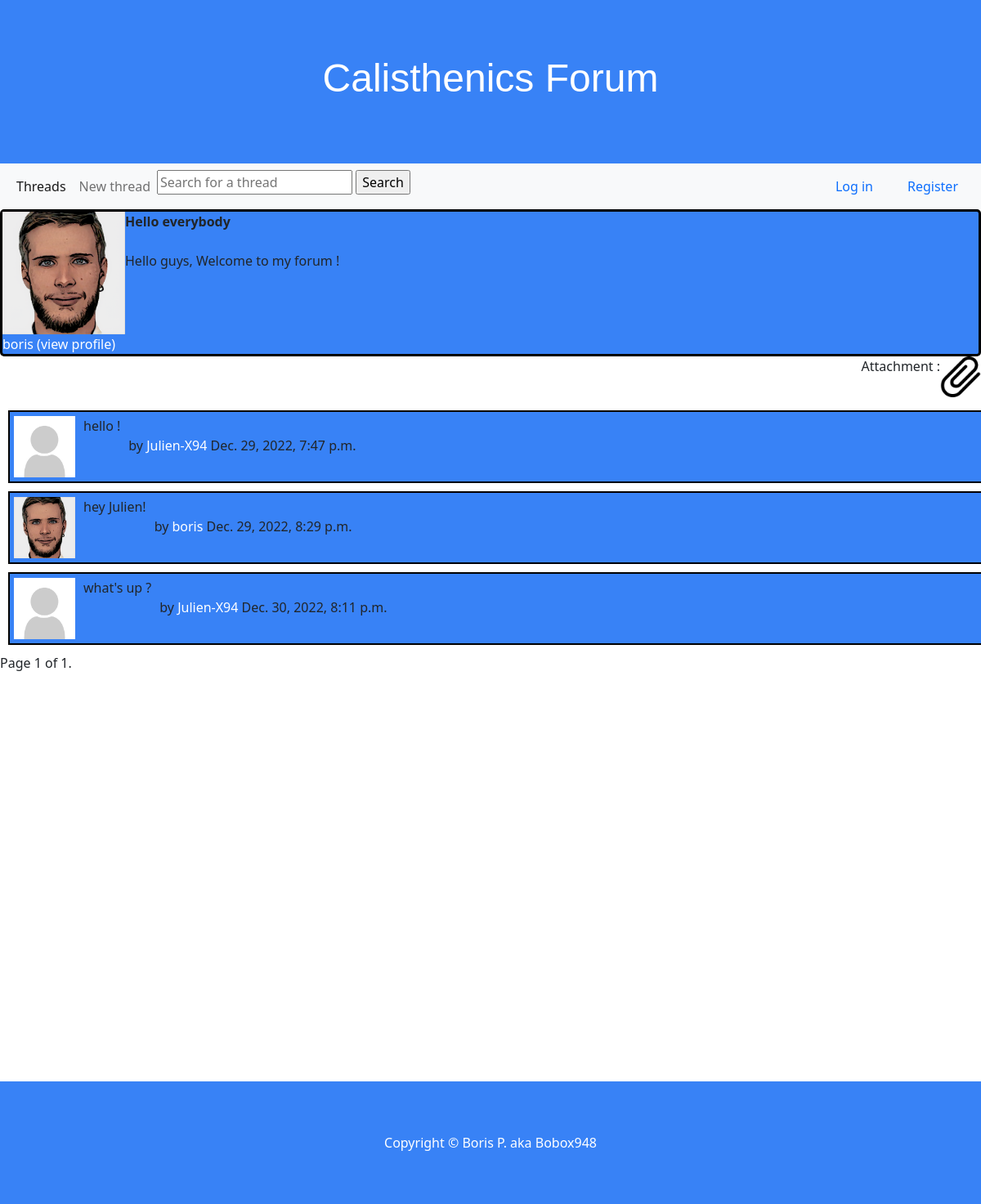
/Hello everybody, run on the app's committed database.
### forum/models.py (models this page shows)
class Informations(models.Model):
    who = models.OneToOneField(User, on_delete = models.CASCADE, null=True) # one to one relation with user
    birth = models.DateField(null=True)
    gender = models.CharField(max_length=25, null=True)
    origin =  models.CharField(max_length=25, null=True)
    image = models.ImageField(upload_to="images/", null=True) #image field with path to upload
    bio = models.CharField(max_length=254, null=True)
    joined = models.DateTimeField(auto_now_add=True) # auto now add true adds the date of the creation of the account

class Thread(models.Model):
    madeby = models.ForeignKey(User, on_delete=models.CASCADE) # one to many relation with user
    thread_created = models.DateTimeField(auto_now_add=True)
    title = models.CharField(max_length=50)
    content = models.TextField() # textfield instead of charfield because there is no limitation of 254 chars
    photo = models.CharField(max_length=254, null=True)
    closed = models.BooleanField(default=False) # True or false

class User(AbstractUser):
    pass

class Post(models.Model):
    madeby = models.ForeignKey(User, on_delete=models.CASCADE)
    post_created = models.DateTimeField(auto_now_add=True)
    content = models.TextField()
    onwhat = models.ForeignKey(Thread, on_delete=models.CASCADE)
    who = models.ForeignKey(Informations, on_delete=models.CASCADE)

### forum/views.py (the view)
# urls.py: path('<str:title>', views.thread, name="thread"),  #thread page
def thread(request, title):
    thread = Thread.objects.get(title__contains=title)
    madeby = thread.madeby
    madeby2 = User.objects.get(username=madeby)
    posts = Post.objects.filter(onwhat=thread).order_by('post_created')
    paginator = Paginator(posts, 15)
    page_number = request.GET.get('page')
    page_obj = paginator.get_page(page_number)
    if (Informations.objects.get(who=madeby2) != ""):
        madeby3 = Informations.objects.get(who=madeby2)
        return render(request, "forum/thread.html", {
            "thread": thread,
            "madeby": madeby3,
            "posts": posts,
            "page_obj": page_obj
        })
    else:
        return render(request, "forum/thread.html", {
            "thread": thread,
            "posts": posts
        })

### forum/templates/forum/thread.html (shortened to what this page needs)
{% extends "forum/layout.html" %}
{% load static %}
{% block body %}
<div class="c1">
    <div class="c2">
<img src="{{ madeby.image.url }}" width="150" height="150">
<a style="color: white" href="forum/{{ thread.madeby }}">{{ thread.madeby }} (view profile)</a>
    </div>
    <div class="c4">
{% if thread.closed == True %}
<strong><div id="title" value="{{ thread.title }}">[CLOSED] {{ thread.title }}</div></strong><br>
{% else %}
<strong><div id="title" value="{{ thread.title }}">{{ thread.title }}</div></strong><br>
{% endif %}
<div id="content" value="{{ thread.content}}">{{ thread.content }}</div>
</div>
</div>
<div class="c3">
{% if thread.photo %}
<p>Attachment : </p><a href="{{ thread.photo }}" target="_blank"><img src="static/images/attachment.png" width="50px" height="50px"></a>
{% endif %}
</div>
{% for post in page_obj %}
{% if not forloop.first %}
<div class="post1"><img src="{{ post.who.image.url }}" width="75" height="75">
    {{ post.content }}
<p><br>by <a style="color: white" href="forum/{{ post.madeby }}">{{ post.madeby }}</a> {{ post.post_created }}</p></div>
{% endif %}
{% endfor %}
<div class="pagination">
    <span class="step-links">
        <span class="current">
            Page {{ page_obj.number }} of {{ page_obj.paginator.num_pages }}.
        </span>
    </span>
</div>
{% endblock %}

### forum/templates/forum/layout.html (shortened to what this page needs)
{% load static %}
<!DOCTYPE html>
<html lang="en">
    <head>
        <head>
            <link href="https://cdn.jsdelivr.net/npm/bootstrap@5.0.2/dist/css/bootstrap.min.css" rel="stylesheet">
            <link href="{% static 'forum/styles.css' %}" rel="stylesheet">
        </head>
    <body>
        <div class="header">
            <h1>Calisthenics Forum</h1>
        </div>
        <nav class="navbar navbar-expand-sm navbar-light bg-light">
            <div class="container-fluid">
              <div id="navbarNavAltMarkup">
                <div id="nav" class="navbar-nav">
                  <a class="nav-link active" aria-current="page" href="{% url 'index' %}">Threads</a>
                  <a class="nav-link" href="{% url 'new' %}">New thread</a>
                  <form action="{% url 'search' %}" method="post">
                            <input class="search" type="text" name="q" placeholder="Search for a thread">
                    <input type="submit" value="Search">
                </form>
                </div>
              </div>
                <div class="buttons">
                  {% if user.is_authenticated %}
                  <a class="nav-link" href="{% url 'logout' %}">Log out</a>
                  {% else %}
                  <a class="nav-link" href="{% url 'login' %}">Log in</a>
                  <a class="nav-link" href="{% url 'register' %}">Register</a>
                  {% endif %}
              </div>
            </div>
          </nav>
        {% block body %}
        {% endblock %}
        <div class="footer">
          Copyright © Boris P. aka Bobox948
      </div>
    </body>
</html>

### forum/static/forum/styles.css (style rules this page uses)
.header { background-color: #3882F6; color: white; padding: 2rem 1rem; display: flex; text-align: center; align-items: center; justify-content: center; height: 200px; }
.navbar-nav { display:flex; align-items: left; justify-content: left; }
.buttons { display:flex; align-items: right; justify-content: right; gap:10px; }
.c1 { display: flex; border : solid; border-radius: 5px; border-color: black; background-color: #3882F6; }
.c3 { display: flex; justify-content: right; align-self: right; }
.post1 { border: solid; display: flex; width: 100%; border-width: 2px; border-color: black; justify-content: start; margin: 10px; gap: 10px; padding: 5px; background-color: #3882F6; }
h1 { font-family: 'Montserrat', sans-serif; font-size: 48px; color: white; }
.c2 { display: flex; flex-direction: column; }
#nav { display:flex; }
a { text-decoration: none; color : inherit; }
.footer { background-color: #3882F6; color: white; display: flex; align-items: center; justify-content: center; height: 150px; margin-top: 500px; }

### data on the page
Informations: image (picture)
Thread: madeby "boris", title "Hello everybody", content "Hello guys, Welcome to my forum !"
Post: who.image (placeholder picture), content "hello !", madeby "Julien-X94", post_created "Dec. 29, 2022, 7:47 p.m."
Post: who.image (picture), content "hey Julien!", madeby "boris", post_created "Dec. 29, 2022, 8:29 p.m."
Post: who.image (placeholder picture), content "what's up ?", madeby "Julien-X94", post_created "Dec. 30, 2022, 8:11 p.m."

### other printed values
{{ page_obj.number }} "1"
{{ page_obj.paginator.num_pages }} "1"
